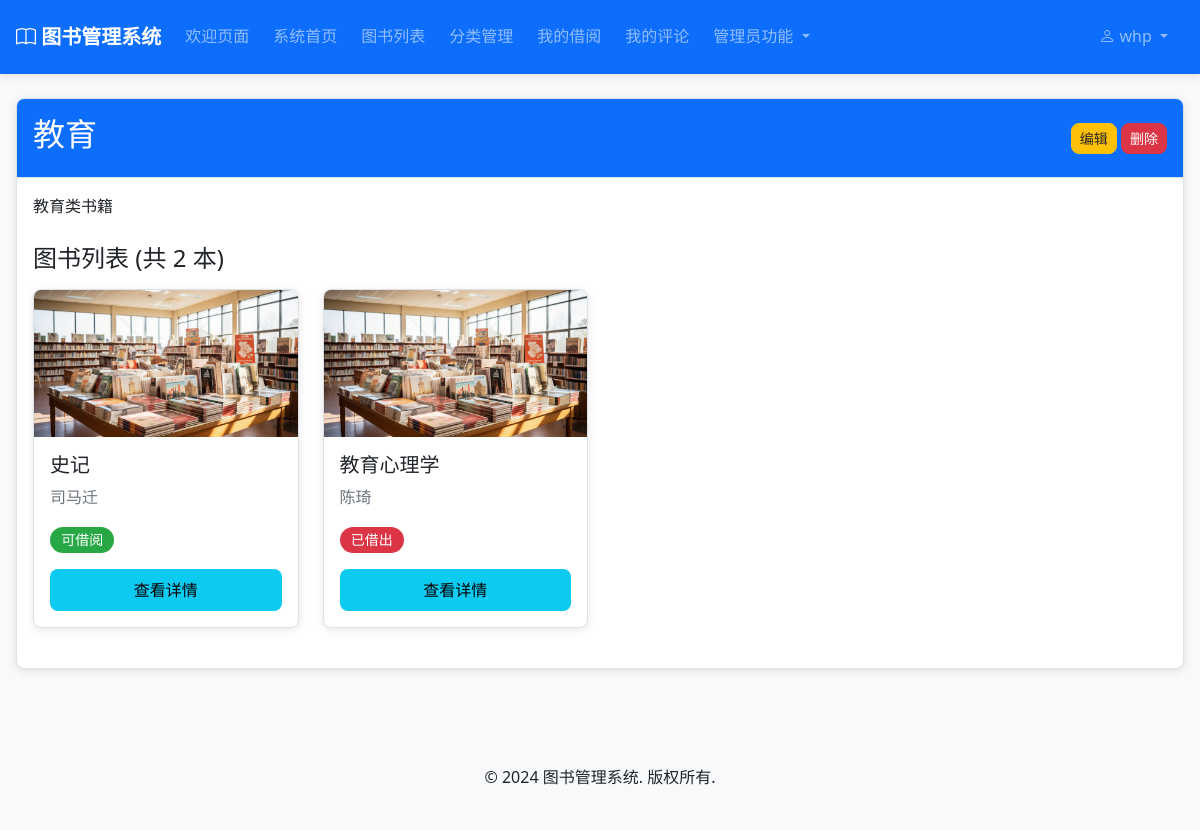
The app's page /categories/6/ (signed in) with its own data.
### accounts/models.py (models this page shows, shortened)
class CustomUser(AbstractUser):
    ROLE_CHOICES = [
        ('admin', '管理员'),
        ('user', '普通用户'),
    ]
    role = models.CharField(max_length=10, choices=ROLE_CHOICES, default='user', verbose_name='角色')
    phone = models.CharField(max_length=20, blank=True, null=True, verbose_name='电话')
    address = models.TextField(blank=True, null=True, verbose_name='地址')
    birth_date = models.DateField(blank=True, null=True, verbose_name='出生日期')
    created_at = models.DateTimeField(auto_now_add=True, verbose_name='创建时间')
    updated_at = models.DateTimeField(auto_now=True, verbose_name='更新时间')
    class Meta:
        verbose_name = '用户'
        verbose_name_plural = '用户'
    @property
    def is_admin(self):
        return self.role == 'admin'

### categories/models.py (models this page shows, shortened)
class Category(models.Model):
    name = models.CharField(max_length=100, unique=True, verbose_name='分类名称')
    description = models.TextField(blank=True, null=True, verbose_name='描述')
    created_at = models.DateTimeField(auto_now_add=True, verbose_name='创建时间')
    updated_at = models.DateTimeField(auto_now=True, verbose_name='更新时间')
    class Meta:
        verbose_name = '图书分类'
        verbose_name_plural = '图书分类'

### books/models.py (models this page shows, shortened)
class Book(models.Model):
    STATUS_CHOICES = [
        ('available', '可借阅'),
        ('borrowed', '已借出'),
        ('maintenance', '维护中'),
        ('lost', '丢失'),
    ]
    title = models.CharField(max_length=200, verbose_name='书名')
    author = models.CharField(max_length=100, verbose_name='作者')
    isbn = models.CharField(max_length=20, unique=True, verbose_name='ISBN')
    publisher = models.CharField(max_length=100, blank=True, null=True, verbose_name='出版社')
    publication_date = models.DateField(blank=True, null=True, verbose_name='出版日期')
    category = models.ForeignKey(Category, on_delete=models.PROTECT, null=True, blank=True, verbose_name='分类')
    description = models.TextField(blank=True, null=True, verbose_name='描述')
    cover_image = models.ImageField(upload_to='book_covers/', blank=True, null=True, verbose_name='封面图片')
    total_copies = models.PositiveIntegerField(default=1, verbose_name='总册数')
    available_copies = models.PositiveIntegerField(default=1, verbose_name='可借册数')
    location = models.CharField(max_length=50, blank=True, null=True, verbose_name='书架位置')
    status = models.CharField(max_length=20, choices=STATUS_CHOICES, default='available', verbose_name='状态')
    created_at = models.DateTimeField(auto_now_add=True, verbose_name='创建时间')
    updated_at = models.DateTimeField(auto_now=True, verbose_name='更新时间')
    class Meta:
        verbose_name = '图书'
        verbose_name_plural = '图书'

### categories/views.py (the view)
# urls.py: path('<int:category_id>/', views.category_detail, name='category_detail'),
@login_required
def category_detail(request, category_id):
    category = get_object_or_404(Category, id=category_id)
    books = category.book_set.all().order_by('title')
    return render(request, 'categories/category_detail.html', {
        'category': category,
        'books': books
    })

### templates/categories/category_detail.html (shortened to what this page needs)
{% extends 'base.html' %}
{% block content %}
<div class="container my-4">
    <div class="card">
        <div class="card-header bg-primary text-white">
            <div class="d-flex justify-content-between align-items-center">
                <h2>{{ category.name }}</h2>
                {% if user.is_admin %}
                <div>
                    <a href="{% url 'categories:category_update' category.id %}" class="btn btn-warning btn-sm mr-2">编辑</a>
                    <a href="{% url 'categories:category_delete' category.id %}" class="btn btn-danger btn-sm">删除</a>
                </div>
                {% endif %}
            </div>
        </div>
        <div class="card-body">
            {% if category.description %}
            <p class="card-text mb-4">{{ category.description }}</p>
            {% endif %}
            <h4 class="mb-3">图书列表 (共 {{ books.count }} 本)</h4>
            {% if books %}
            <div class="row">
                {% for book in books %}
                <div class="col-md-3 mb-4">
                    <div class="card">
                        {% if book.cover_image %}
                        <img src="{{ book.cover_image.url }}" class="card-img-top" alt="{{ book.title }}">
                        {% else %}
                        <div class="card-img-top bg-light text-center py-4">
                            <i class="fas fa-book-open fa-3x text-muted"></i>
                        </div>
                        {% endif %}
                        <div class="card-body">
                            <h5 class="card-title">{{ book.title }}</h5>
                            <p class="card-text text-muted">{{ book.author }}</p>
                            <p class="card-text">
                                {% if book.available_copies > 0 %}
                                <span class="badge badge-success">可借阅</span>
                                {% else %}
                                <span class="badge badge-danger">已借出</span>
                                {% endif %}
                            </p>
                            <a href="{% url 'books:book_detail' book.id %}" class="btn btn-info btn-block">查看详情</a>
                        </div>
                    </div>
                </div>
                {% endfor %}
            </div>
            {% else %}
            <div class="alert alert-info" role="alert">
                此分类下暂无图书
            </div>
            {% endif %}
        </div>
    </div>
</div>
{% endblock %}

### templates/base.html (shortened to what this page needs)
<!DOCTYPE html>
<html lang="zh-hans">
<head>
    <link href="https://cdn.jsdelivr.net/npm/bootstrap@5.1.3/dist/css/bootstrap.min.css"
          rel="stylesheet"
>
    <link href="https://cdn.jsdelivr.net/npm/bootstrap-icons@1.7.2/font/bootstrap-icons.min.css" rel="stylesheet">
    {% load static %}
    <link rel="stylesheet" href="{% static 'css/style.css' %}?v=1.0">
</head>
<body class="d-flex flex-column min-vh-100">
    <nav class="navbar navbar-expand-lg navbar-dark bg-primary">
        <div class="container">
            <a class="navbar-brand" href="{% url 'welcome' %}">
                <i class="bi bi-book"></i> 图书管理系统
            </a>
            <div class="collapse navbar-collapse" id="navbarNav">
                <ul class="navbar-nav">
                    <li class="nav-item active">
                        <a class="nav-link" href="{% url 'welcome' %}">欢迎页面</a>
                    </li>
                    {% if user.is_authenticated %}
                    <li class="nav-item">
                        <a class="nav-link" href="{% url 'home' %}">系统首页</a>
                    </li>
                    {% endif %}
                    <li class="nav-item">
                        <a class="nav-link" href="{% url 'books:book_list' %}">图书列表</a>
                    </li>
                    <li class="nav-item">
                        <a class="nav-link" href="{% url 'categories:category_list' %}">分类管理</a>
                    </li>
                    {% if user.is_authenticated %}
                    <li class="nav-item">
                        <a class="nav-link" href="{% url 'borrowing:my_records' %}">我的借阅</a>
                    </li>
                    <li class="nav-item">
                        <a class="nav-link" href="{% url 'reviews:my_reviews' %}">我的评论</a>
                    </li>
                    {% endif %}
                    {% if user.is_admin %}
                    <li class="nav-item dropdown">
                        <a class="nav-link dropdown-toggle" href="#" id="adminDropdown" role="button" data-bs-toggle="dropdown" aria-expanded="false">
                            管理员功能
                        </a>
                    </li>
                    {% endif %}
                </ul>
                <ul class="navbar-nav ms-auto">
                    {% if user.is_authenticated %}
                    <li class="nav-item dropdown">
                        <a class="nav-link dropdown-toggle" href="#" id="userDropdown" role="button" data-bs-toggle="dropdown" aria-expanded="false">
                            <i class="bi bi-person"></i> {{ user.username }}
                        </a>
                    </li>
                    {% endif %}
                </ul>
            </div>
        </div>
    </nav>
    <main class="flex-grow-1">
        {% block content %}
        {% endblock %}
    </main>
    <footer class="bg-light mt-5 py-4">
        <div class="container text-center">
            <p>&copy; 2024 图书管理系统. 版权所有.</p>
        </div>
    </footer>
</body>
</html>

### static/css/style.css (style rules this page uses)
:root { --primary-color: #4a6cf7; --primary-hover: #3a56e0; --secondary-color: #6c757d; --success-color: #28a745; --danger-color: #dc3545; --warning-color: #ffc107; --info-color: #17a2b8; --bg-light: #f8f9fa; --bg-white: #ffffff; --text-dark: #212529; --text-muted: #6c757d; --text-light: #ffffff; --border-color: #dee2e6; --border-radius: 8px; --box-shadow: 0 2px 8px rgba(0, 0, 0, 0.1); --box-shadow-hover: 0 8px 20px rgba(0, 0, 0, 0.15); --spacing-xs: 0.25rem; --spacing-sm: 0.5rem; --spacing-md: 1rem; --spacing-lg: 1.5rem; --spacing-xl: 2rem; --spacing-xxl: 3rem; --font-size-xs: 0.75rem; --font-size-sm: 0.875rem; --font-size-md: 1rem; --font-size-lg: 1.125rem; --font-size-xl: 1.25rem; --font-size-xxl: 1.5rem; --font-size-xxxl: 2.5rem; --transition-fast: 0.2s; --transition-normal: 0.3s; --transition-slow: 0.5s; }
* { margin: 0; padding: 0; box-sizing: border-box; }
body { font-family: 'Segoe UI', Roboto, 'Helvetica Neue', Arial, sans-serif; font-size: var(--font-size-md); line-height: 1.6; color: var(--text-dark); background-color: var(--bg-light); }
a { color: var(--primary-color); text-decoration: none; transition: color var(--transition-fast) ease; }
.container { max-width: 1200px; margin: 0 auto; padding: 0 var(--spacing-md); }
.navbar { background-color: var(--bg-white); box-shadow: var(--box-shadow); padding: var(--spacing-md) 0; position: sticky; top: 0; z-index: 1000; transition: background-color var(--transition-normal) ease; }
.navbar-brand { font-size: var(--font-size-xl); font-weight: 700; color: var(--primary-color); transition: color var(--transition-fast) ease; }
.navbar-nav .nav-link { color: var(--text-dark); font-weight: 500; padding: var(--spacing-sm) var(--spacing-md); margin-right: var(--spacing-sm); border-radius: var(--border-radius); transition: all var(--transition-fast) ease; }
.btn { display: inline-block; font-weight: 500; text-align: center; vertical-align: middle; cursor: pointer; border: 1px solid transparent; padding: 0.5rem 1rem; font-size: var(--font-size-md); line-height: 1.5; border-radius: var(--border-radius); transition: all var(--transition-fast) ease; text-decoration: none; }
.btn-danger { background-color: var(--danger-color); border-color: var(--danger-color); color: var(--text-light); }
.btn-warning { background-color: var(--warning-color); border-color: var(--warning-color); color: var(--text-dark); }
.btn-sm { padding: 0.25rem 0.5rem; font-size: var(--font-size-sm); }
.btn-block { display: block; width: 100%; }
.card { background-color: var(--bg-white); border: 1px solid var(--border-color); border-radius: var(--border-radius); box-shadow: var(--box-shadow); overflow: hidden; transition: all var(--transition-normal) ease; }
.card-header { padding: var(--spacing-md); background-color: var(--bg-light); border-bottom: 1px solid var(--border-color); font-weight: 600; }
.card-body { padding: var(--spacing-md); }
.badge { display: inline-block; padding: 0.4em 0.8em; font-size: var(--font-size-sm); font-weight: 500; line-height: 1; text-align: center; white-space: nowrap; vertical-align: baseline; border-radius: 20px; transition: all var(--transition-fast) ease; }
.badge-success { background-color: var(--success-color); color: var(--text-light); }
.badge-danger { background-color: var(--danger-color); color: var(--text-light); }

### records on screen
CustomUser: username "whp"
Category: name "教育", description "教育类书籍"
Book: title "史记", author "司马迁", available_copies "可借阅"
Book: title "教育心理学", author "陈琦", available_copies "已借出"

### other values on screen
{{ books.count }} "2"
